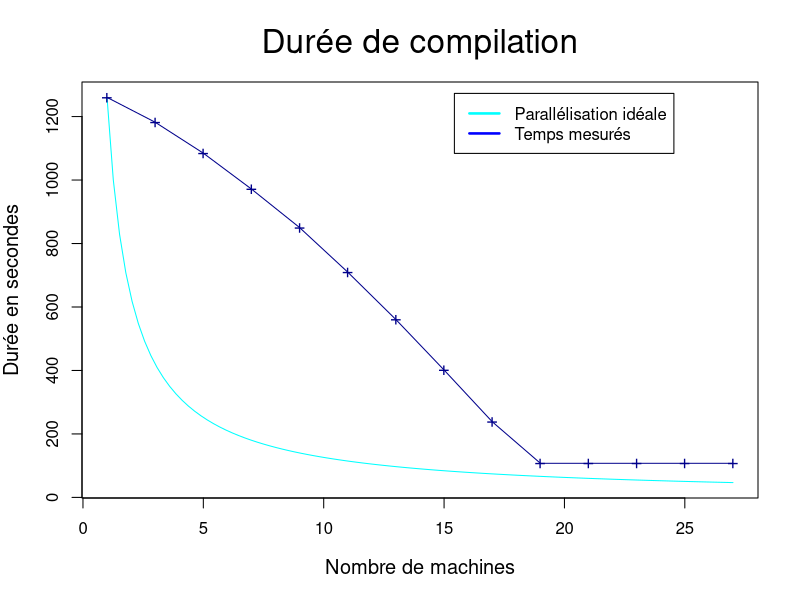
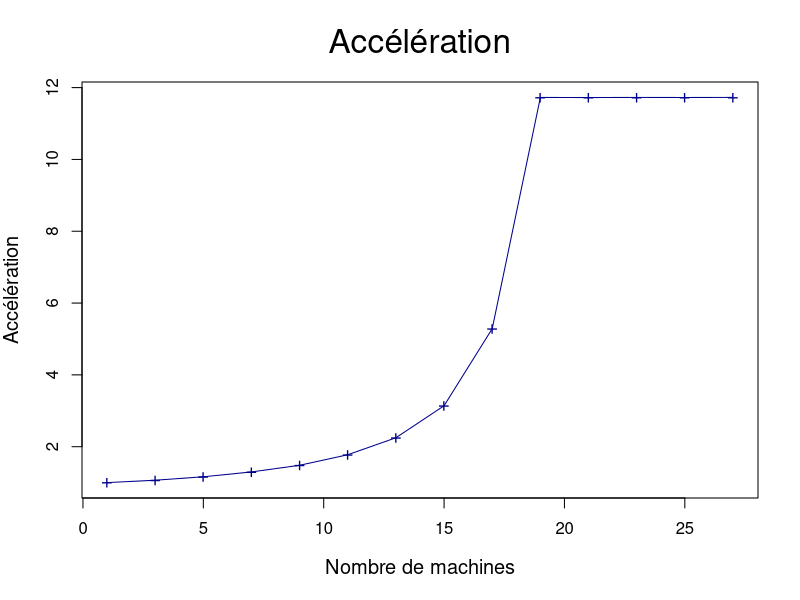
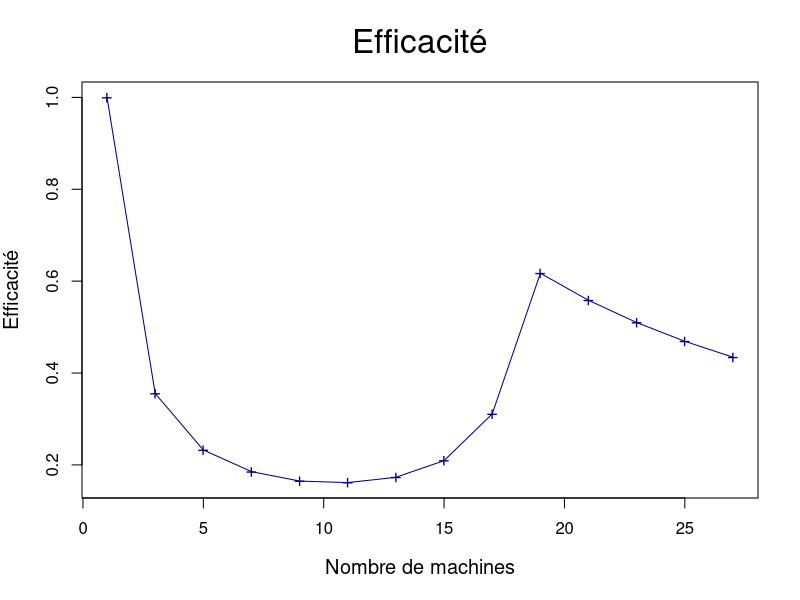
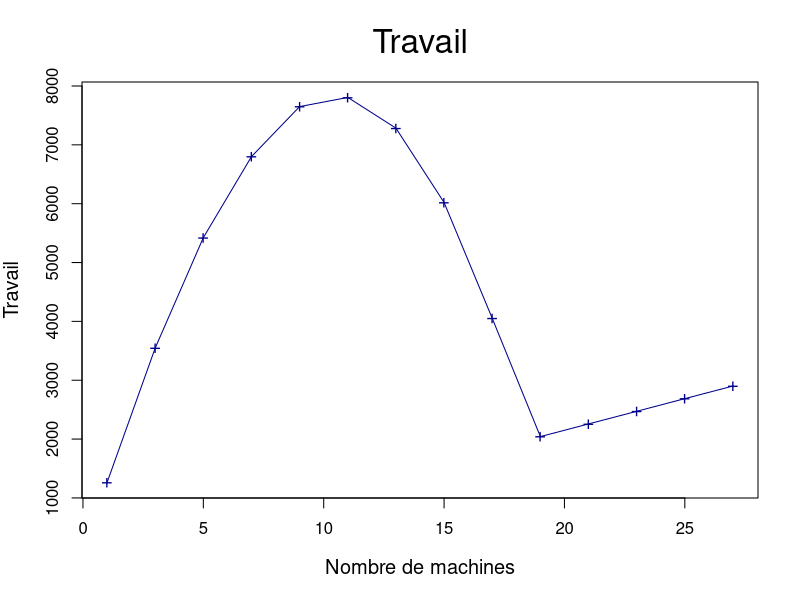

Here is the R script that generated these plots, in order:
pdf("sujet_makefiles_premier_Makefile_nth1.pdf")

nCPU = 27
STEP = 2

#x_axis <- seq.int( nCPU, STEP, -STEP )
#x_axis <- seq.int( STEP, nCPU, STEP )
x_axis=c()
for (i in seq(from=nCPU, to=1, by=-STEP)) {
  x_axis = c( x_axis, i )
}

if ( ! (1 %in% x_axis) ) {
  x_axis = c( x_axis, 1 )
}

x_axis = rev(x_axis)

data <- c( 1260385,  1182082,  1084616,  971473,  850033,  709642,  560273,  401357,  238402,  107486,  107508,  107480,  107498,  107474 )

# -1 )
#data <- head( data, -1)

data = data / 1000

#sCPU = tail(data, n=1)

xLim = 4 * nCPU / 7
sCPU = head(data, n=1)
yLim = sCPU + sCPU / 100

x_ideal <- c( 1, nCPU )
y_ideal <- data / x_axis
y_lims <- c( min(data), yLim )

ideal <- function( n ) {
  return (sCPU/n)
}

plot( ideal, 1, nCPU, ann=FALSE, col="cyan" )
lines( x_axis, data, pch="+", cex=1.2, type="o", col="dark blue", ann=FALSE, ylim=y_lims )

title( main="Durée de compilation", font.main=1, cex.main=2 )
title( xlab="Nombre de machines", cex.lab=1.2 )
title( ylab="Durée en secondes", cex.lab=1.2 )


# places a legend at the appropriate place
legend( xLim, yLim,

 # puts text in the legend
c("Parallélisation idéale", "Temps mesurés"),

# gives the legend appropriate symbols (lines)
lty=c(1,1),

 # gives the legend lines the correct color and width
lwd=c(2.5,2.5),col=c("cyan", "blue"),bg="white")


dev.off()

m = nCPU

T1 = sCPU

Tm = data

acc = T1 / Tm


travail=c()
for (i in 1:length(data)) {
  travail = c( travail, x_axis[i] * Tm[i] )
}

eff=T1/travail



prefix="sujet_makefiles_premier_Makefile_nth1"

pdf(paste(prefix,"_acc.pdf", sep=""))

plot( x_axis, acc, pch="+", cex=1.2, type="o", col="dark blue", ann=FALSE ) #, ylim=y_lims )

title( main="Accélération", font.main=1, cex.main=2 )
title( xlab="Nombre de machines", cex.lab=1.2 )
title( ylab="Accélération", cex.lab=1.2 )

dev.off()



pdf(paste(prefix,"_eff.pdf", sep=""))

plot( x_axis, eff, pch="+", cex=1.2, type="o", col="dark blue", ann=FALSE ) #, ylim=y_lims )

title( main="Efficacité", font.main=1, cex.main=2 )
title( xlab="Nombre de machines", cex.lab=1.2 )
title( ylab="Efficacité", cex.lab=1.2 )

dev.off()


pdf(paste(prefix,"_work.pdf", sep=""))

plot( x_axis, travail, pch="+", cex=1.2, type="o", col="dark blue", ann=FALSE ) #, ylim=y_lims )

title( main="Travail", font.main=1, cex.main=2 )
title( xlab="Nombre de machines", cex.lab=1.2 )
title( ylab="Travail", cex.lab=1.2 )

dev.off()

